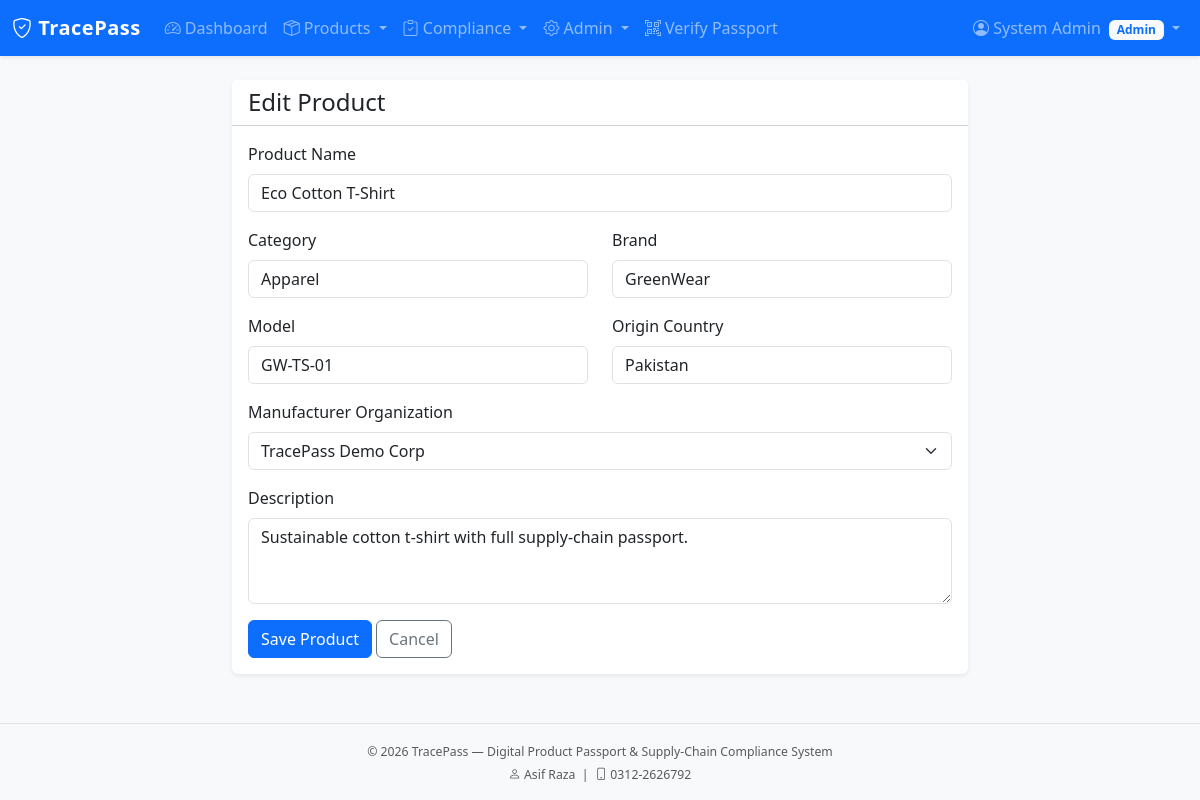
Screenshot of /products/1/edit (signed in) with the database file from the repository.
### app/models/user.py (models this page shows, shortened)
class User(UserMixin, db.Model):
    __tablename__ = 'users'
    id = db.Column(db.Integer, primary_key=True)
    name = db.Column(db.String(100), nullable=False)
    email = db.Column(db.String(120), unique=True, nullable=False, index=True)
    password_hash = db.Column(db.String(256), nullable=False)
    role_id = db.Column(db.Integer, db.ForeignKey('roles.id'), nullable=False)
    organization_id = db.Column(db.Integer, db.ForeignKey('organizations.id'), nullable=True)
    is_active = db.Column(db.Boolean, default=True)
    last_login = db.Column(db.DateTime)
    created_at = db.Column(db.DateTime, default=datetime.utcnow)
    updated_at = db.Column(db.DateTime, default=datetime.utcnow, onupdate=datetime.utcnow)
    @property
    def password(self):
        raise AttributeError('password is not a readable attribute')
    def has_role(self, *role_names):
        if self.role is None:
            return False
        return self.role.name in role_names

### app/models/role.py (models this page shows, shortened)
class Role(db.Model):
    __tablename__ = 'roles'
    id = db.Column(db.Integer, primary_key=True)
    name = db.Column(db.String(64), unique=True, nullable=False, index=True)
    description = db.Column(db.String(255))
    permissions = db.Column(db.Integer, default=0)  # bitmask style if needed later
    is_default = db.Column(db.Boolean, default=False)
    created_at = db.Column(db.DateTime, default=datetime.utcnow)
    users = db.relationship('User', backref='role', lazy='dynamic')
    PERMISSION_VIEW_PUBLIC = 0x01
    PERMISSION_MANAGE_PRODUCTS = 0x02
    PERMISSION_MANAGE_SUPPLIERS = 0x04
    PERMISSION_COMPLIANCE = 0x08
    PERMISSION_ADMIN = 0x80

### app/models/product.py (models this page shows, shortened)
class Product(db.Model):
    __tablename__ = 'products'
    id = db.Column(db.Integer, primary_key=True)
    passport_code = db.Column(db.String(64), unique=True, nullable=False, index=True)
    name = db.Column(db.String(200), nullable=False)
    category = db.Column(db.String(100))
    brand = db.Column(db.String(100))
    model = db.Column(db.String(100))
    description = db.Column(db.Text)
    manufacturer_org_id = db.Column(db.Integer, db.ForeignKey('organizations.id'), nullable=False)
    origin_country = db.Column(db.String(80))
    status = db.Column(db.String(30), default='draft')  # draft, submitted, published, archived
    compliance_status = db.Column(db.String(30), default='pending')  # pending, compliant, non_compliant, under_review
    created_by = db.Column(db.Integer, db.ForeignKey('users.id'))
    created_at = db.Column(db.DateTime, default=datetime.utcnow)
    updated_at = db.Column(db.DateTime, default=datetime.utcnow, onupdate=datetime.utcnow)
    published_at = db.Column(db.DateTime)
    manufacturer = db.relationship('Organization', backref='products', foreign_keys=[manufacturer_org_id])
    creator = db.relationship('User', foreign_keys=[created_by])
    batches = db.relationship('ProductBatch', backref='product', lazy='dynamic', cascade='all, delete-orphan')
    materials = db.relationship('ProductMaterial', backref='product', lazy='dynamic', cascade='all, delete-orphan')
    events = db.relationship('SupplyChainEvent', backref='product', lazy='dynamic', cascade='all, delete-orphan')
    certificates = db.relationship('Certificate', backref='product', lazy='dynamic')
    compliance_checks = db.relationship('ComplianceCheck', backref='product', lazy='dynamic')
    compliance_reviews = db.relationship('ComplianceReview', backref='product', lazy='dynamic')

### app/products/routes.py (the view, shortened to what this page needs)
@products_bp.route('/<int:id>/edit', methods=['GET', 'POST'])
@login_required
@role_required('Manufacturer', 'Admin')
def edit(id):
    product = Product.query.get_or_404(id)
    form = ProductForm(obj=product)
    form.manufacturer_org_id.choices = [
        (o.id, o.name) for o in Organization.query.filter_by(is_active=True).order_by(Organization.name).all()
    ]
    return render_template('products/form.html', form=form, title='Edit Product', product=product)

### app/products/forms.py
class ProductForm(FlaskForm):
    name = StringField('Product Name', validators=[DataRequired(), Length(max=200)])
    category = StringField('Category', validators=[Optional(), Length(max=100)])
    brand = StringField('Brand', validators=[Optional(), Length(max=100)])
    model = StringField('Model', validators=[Optional(), Length(max=100)])
    description = TextAreaField('Description', validators=[Optional()])
    manufacturer_org_id = SelectField('Manufacturer Organization', coerce=int, validators=[DataRequired()])
    origin_country = StringField('Origin Country', validators=[Optional(), Length(max=80)])
    submit = SubmitField('Save Product')

### app/models/user.py (called while the page is built)
@login_manager.user_loader
def load_user(user_id):
    return User.query.get(int(user_id))

### app/templates/products/form.html
{% extends "base.html" %}
{% block content %}
<div class="container"><div class="row justify-content-center"><div class="col-md-8">
<div class="card"><div class="card-header bg-white"><h4 class="mb-0">{{ title }}</h4></div>
<div class="card-body">
<form method="POST" novalidate>{{ form.hidden_tag() }}
<div class="mb-3">{{ form.name.label(class="form-label") }}{{ form.name(class="form-control") }}</div>
<div class="row">
<div class="col-md-6 mb-3">{{ form.category.label(class="form-label") }}{{ form.category(class="form-control") }}</div>
<div class="col-md-6 mb-3">{{ form.brand.label(class="form-label") }}{{ form.brand(class="form-control") }}</div>
</div>
<div class="row">
<div class="col-md-6 mb-3">{{ form.model.label(class="form-label") }}{{ form.model(class="form-control") }}</div>
<div class="col-md-6 mb-3">{{ form.origin_country.label(class="form-label") }}{{ form.origin_country(class="form-control") }}</div>
</div>
<div class="mb-3">{{ form.manufacturer_org_id.label(class="form-label") }}{{ form.manufacturer_org_id(class="form-select") }}</div>
<div class="mb-3">{{ form.description.label(class="form-label") }}{{ form.description(class="form-control", rows=3) }}</div>
{{ form.submit(class="btn btn-primary") }}
<a href="{{ url_for('products.index') }}" class="btn btn-outline-secondary">Cancel</a>
</form>
</div></div></div></div></div>
{% endblock %}

### app/templates/includes/navbar.html (shortened to what this page needs)
<nav class="navbar navbar-expand-lg navbar-dark bg-primary shadow-sm">
    <div class="container-fluid">
        <a class="navbar-brand fw-bold" href="{{ url_for('main.index') }}">
            <i class="bi bi-shield-check"></i> TracePass
        </a>
        <div class="collapse navbar-collapse" id="mainNav">
            <ul class="navbar-nav me-auto mb-2 mb-lg-0">
                {% if current_user.is_authenticated %}
                    <li class="nav-item">
                        <a class="nav-link" href="{{ url_for('main.dashboard') }}">
                            <i class="bi bi-speedometer2"></i> Dashboard
                        </a>
                    </li>
                    {% if current_user.has_role('Manufacturer', 'Admin', 'Auditor', 'Distributor', 'Supplier') %}
                    <li class="nav-item dropdown">
                        <a class="nav-link dropdown-toggle" href="#" data-bs-toggle="dropdown">
                            <i class="bi bi-box-seam"></i> Products
                        </a>
                    </li>
                    {% endif %}
                    {% if current_user.has_role('Auditor', 'Admin') %}
                    <li class="nav-item dropdown">
                        <a class="nav-link dropdown-toggle" href="#" data-bs-toggle="dropdown">
                            <i class="bi bi-clipboard-check"></i> Compliance
                        </a>
                    </li>
                    {% elif current_user.has_role('Supplier', 'Manufacturer') %}
                    <li class="nav-item">
                        <a class="nav-link" href="{{ url_for('compliance.certificates') }}">
                            <i class="bi bi-file-earmark-check"></i> Certificates
                        </a>
                    </li>
                    {% endif %}
                    {% if current_user.has_role('Admin') %}
                    <li class="nav-item dropdown">
                        <a class="nav-link dropdown-toggle" href="#" data-bs-toggle="dropdown">
                            <i class="bi bi-gear"></i> Admin
                        </a>
                    </li>
                    {% endif %}
                {% endif %}
                <li class="nav-item">
                    <a class="nav-link" href="{{ url_for('public.verify') }}">
                        <i class="bi bi-qr-code-scan"></i> Verify Passport
                    </a>
                </li>
            </ul>
            <ul class="navbar-nav ms-auto">
                {% if current_user.is_authenticated %}
                    <li class="nav-item dropdown">
                        <a class="nav-link dropdown-toggle" href="#" data-bs-toggle="dropdown">
                            <i class="bi bi-person-circle"></i>
                            {{ current_user.name }}
                            <span class="badge bg-light text-primary ms-1">{{ current_user.role.name }}</span>
                        </a>
                    </li>
                {% endif %}
            </ul>
        </div>
    </div>
</nav>

### app/static/css/style.css (style rules this page uses)
:root { --tp-primary: #0d6efd; --tp-dark: #0a2540; }
body { min-height: 100vh; display: flex; flex-direction: column; background-color: #f8f9fa; }
.navbar-brand { letter-spacing: 0.5px; }
.card { border: none; box-shadow: 0 0.125rem 0.25rem rgba(0, 0, 0, 0.075); }

### rows the page displays
User: name "System Admin"
Role: role.name "Admin"
Product: name "Eco Cotton T-Shirt", category "Apparel", brand "GreenWear", model "GW-TS-01", origin_country "Pakistan", manufacturer_org_id "TracePass Demo Corp", description "Sustainable cotton t-shirt with full supply-chain passport."

### other values shown
{{ title }} "Edit Product"
